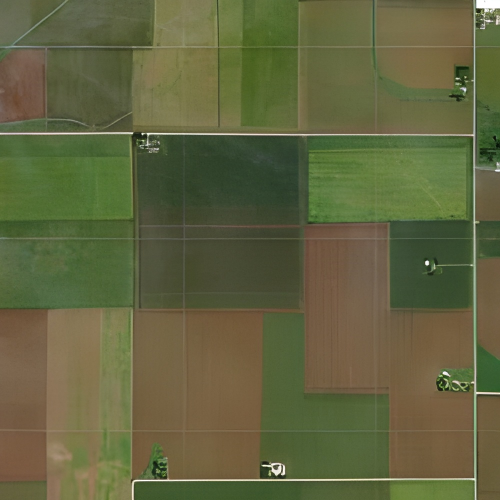
#> input picture M reg/0018.jpg, 1000 x 1000 px (shown at 1/2 size)
$ python -i Iterative_segmentation.py   (imports and definitions only)
#> lines starting #> are read from the running program, lines starting #| are printed output that depends on the picture
from segment_anything import sam_model_registry, SamAutomaticMaskGenerator
import cv2
import numpy as np
import matplotlib.pyplot as plt
from scipy.ndimage import binary_dilation
from skimage import color as skimage_color
from skimage import filters
from skimage import morphology
import os
import shutil
from PIL import Image, ImageDraw
import matplotlib.colors as mcolors
from scipy.ndimage import label
from matplotlib.colors import ListedColormap
from skimage.segmentation import find_boundaries

# [192 lines left out: functions show_anns, process_image_with_contour_method, process_image_skimage, resize_image, remove_files, check_colored_area_proportion and 2 more, not called in this run]

def round_3(i):
    image_path = f'Run/{i}_upgrade_2.jpg'
    image = cv2.imread(image_path)
    image = cv2.cvtColor(image, cv2.COLOR_BGR2RGB)

    mask_generator = SamAutomaticMaskGenerator(sam)
    masks = mask_generator.generate(image)
    masks = [np.array(seg['segmentation'], dtype=np.uint8) for seg in masks]
    masks = np.stack(masks)
    np.save(f'Run/masks_{i}_3.npy', masks)

    image_path = f'Run/{i}_upgrade_2.jpg'
    mask_path = f'Run/masks_{i}_3.npy'

    image = cv2.imread(image_path)
    if not os.path.exists(mask_path):
        raise FileNotFoundError(f"No mask file found at {mask_path}")
    masks = np.load(mask_path)
    remaining_masks = []

    for current_mask in masks:
        mask_indices = np.where(current_mask == 1)
        masked_image = image[mask_indices]
        white_pixels = np.sum(np.all(masked_image == [255, 255, 255], axis=-1))
        white_percentage = (white_pixels / masked_image.shape[0]) * 100 if masked_image.shape[0] > 0 else 0
        if white_percentage < 90:
            remaining_masks.append(current_mask)

    if remaining_masks:
        remaining_masks = np.array(remaining_masks)
        new_mask_path = mask_path.replace('.npy', '.npy')
        np.save(new_mask_path, remaining_masks)
        print(f"Remaining masks saved to {new_mask_path}")
    else:
        print("No masks remaining after filtering.")

    npy_path = f'Run/masks_{i}_3.npy'
    npy_array = np.load(npy_path)
    dilated_array = np.zeros_like(npy_array)
    for j in range(npy_array.shape[0]):
        dilated_array[j] = binary_dilation(npy_array[j], iterations=3)
    two_d_array = np.max(dilated_array, axis=0)

    np.save(f'Run/masks_{i}_3_2d.npy', two_d_array)

    image_path = f'Run/{i}_upgrade_2.jpg'
    image = cv2.imread(image_path)
    masks_path = f'Run/masks_{i}_3_2d.npy'
    masks = np.load(masks_path)
    if image.shape[:2] != masks.shape:
        raise ValueError("The shape of the masks does not match the shape of the image")
    image[masks != 0] = [255, 255, 255]
    output_path = f'Run/{i}_upgrade_3.jpg'
    cv2.imwrite(output_path, image)

    img_path = f'Run/{i}_upgrade_3.jpg'
    img = cv2.imread(img_path)

    gray = cv2.cvtColor(img, cv2.COLOR_BGR2GRAY)
    edges = cv2.Canny(gray, 100, 200)
    kernel = np.ones((5, 5), np.uint8)
    edges_dilated = cv2.dilate(edges, kernel, iterations=3)
    mask = np.zeros_like(img)

    mask[edges_dilated == 255] = (255, 255, 255)

    blurred_edges = cv2.GaussianBlur(mask, (21, 21), sigmaX=0, sigmaY=0)

    img_with_blurred_edges = np.where(blurred_edges == (255, 255, 255), blurred_edges, img)

    output_path = f'Run/{i}_upgrade_3.jpg'
    cv2.imwrite(output_path, img_with_blurred_edges)

    img_path = f'Run/{i}_upgrade_3.jpg'
    img = cv2.imread(img_path, cv2.IMREAD_COLOR)
    img_no_residual = process_image_with_contour_method(img)

    img_whitened = process_image_skimage(img_no_residual)
    output_path = f'Run/{i}_upgrade_3.jpg'
    cv2.imwrite(output_path, img_whitened)

# [267 lines left out: functions round_4, combine, calculate_iou, delete_iou, split_connected_regions_and_save, remove_layers_with_few_pixels and 4 more, not called in this run]

# [14 lines not run here, left out]

>>> import cv2
>>> picture = cv2.imread('M reg/0018.jpg', cv2.IMREAD_GRAYSCALE)
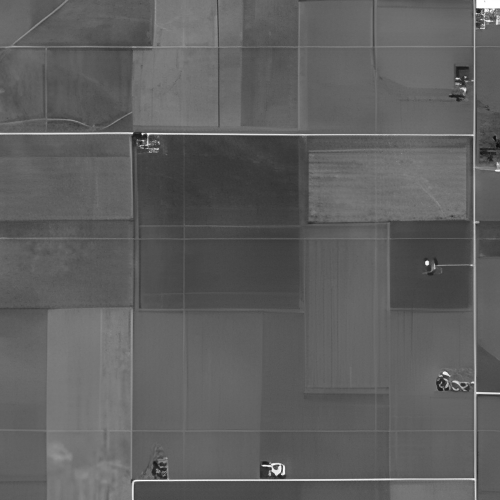
#> picture: shape (1000, 1000) (shown at 1/2 size); min 8, max 255, mean 94.9
#> (the run stopped early here; a loop or call above may not have finished)

$ run again, on M reg/0327.jpg
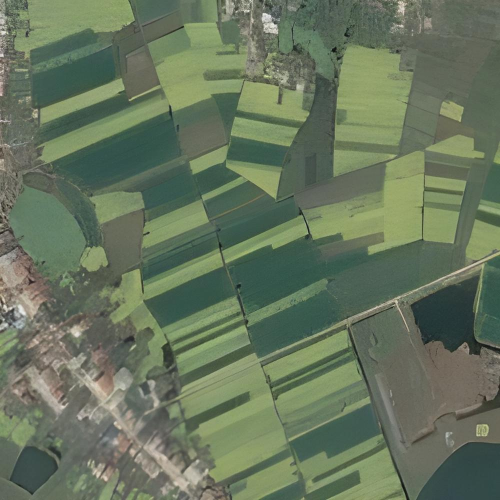
#> input picture M reg/0327.jpg, 1000 x 1000 px (shown at 1/2 size)
#> `picture = cv2.imread('M reg/0018.jpg', cv2.IMREAD_GRAYSCALE)`:
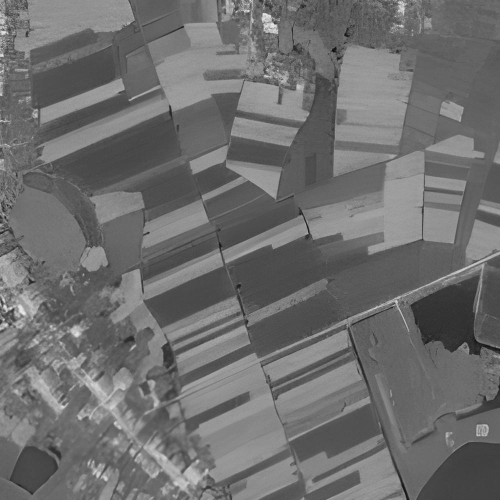
#> picture: shape (1000, 1000) (shown at 1/2 size); min 10, max 255, mean 110.4

$ run again, on M reg/0363.jpg
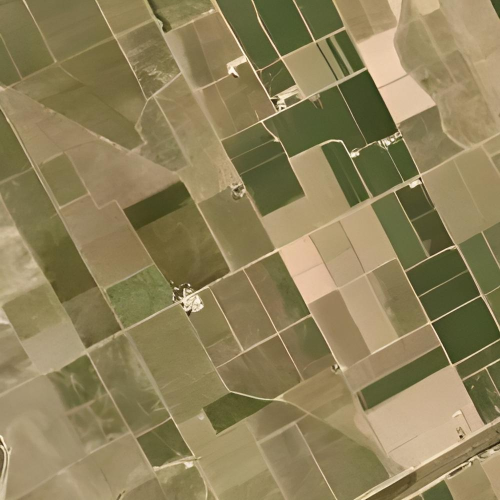
#> input picture M reg/0363.jpg, 1000 x 1000 px (shown at 1/2 size)
#> `picture = cv2.imread('M reg/0018.jpg', cv2.IMREAD_GRAYSCALE)`:
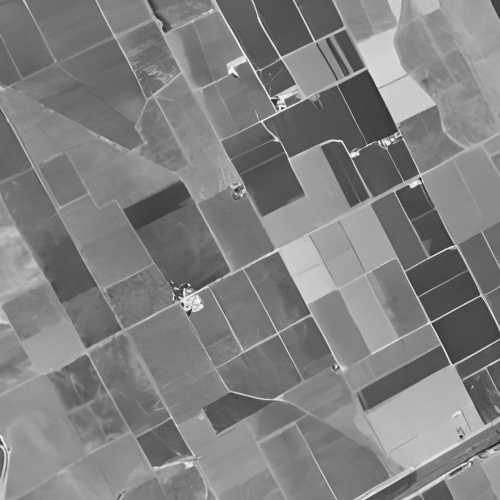
#> picture: shape (1000, 1000) (shown at 1/2 size); min 13, max 255, mean 128.4

$ run again, on M reg/0507.jpg
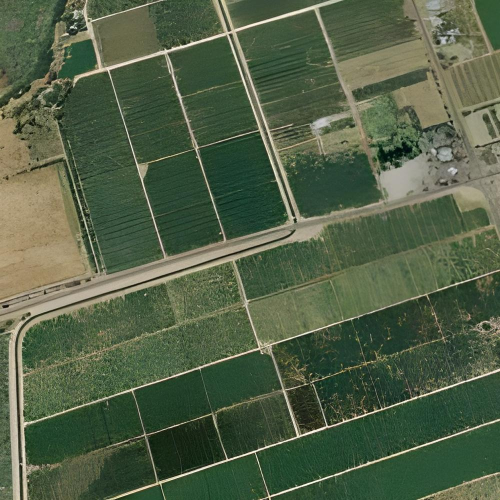
#> input picture M reg/0507.jpg, 1000 x 1000 px (shown at 1/2 size)
#> `picture = cv2.imread('M reg/0018.jpg', cv2.IMREAD_GRAYSCALE)`:
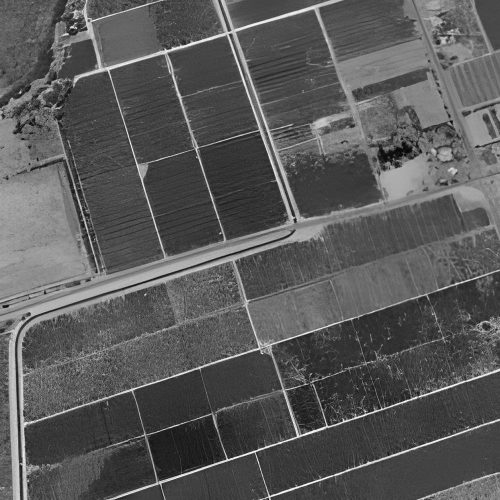
#> picture: shape (1000, 1000) (shown at 1/2 size); min 0, max 255, mean 89.3
